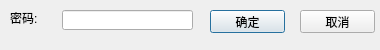
<?xml version="1.0" encoding="UTF-8"?>
<ui version="4.0">
 <class>InputPasswordDialog</class>
 <widget class="QDialog" name="InputPasswordDialog">
  <property name="geometry">
   <rect>
    <x>0</x>
    <y>0</y>
    <width>380</width>
    <height>50</height>
   </rect>
  </property>
  <property name="windowTitle">
   <string>Dialog</string>
  </property>
  <widget class="QLabel" name="labelPwd">
   <property name="geometry">
    <rect>
     <x>10</x>
     <y>10</y>
     <width>41</width>
     <height>16</height>
    </rect>
   </property>
   <property name="text">
    <string>密码:</string>
   </property>
  </widget>
  <widget class="QLineEdit" name="linePwd">
   <property name="geometry">
    <rect>
     <x>62</x>
     <y>10</y>
     <width>131</width>
     <height>20</height>
    </rect>
   </property>
   <property name="echoMode">
    <enum>QLineEdit::Password</enum>
   </property>
  </widget>
  <widget class="QPushButton" name="btnOk">
   <property name="geometry">
    <rect>
     <x>210</x>
     <y>10</y>
     <width>75</width>
     <height>23</height>
    </rect>
   </property>
   <property name="text">
    <string>确定</string>
   </property>
  </widget>
  <widget class="QPushButton" name="btnCancel">
   <property name="geometry">
    <rect>
     <x>300</x>
     <y>10</y>
     <width>75</width>
     <height>23</height>
    </rect>
   </property>
   <property name="text">
    <string>取消</string>
   </property>
  </widget>
 </widget>
 <tabstops>
  <tabstop>linePwd</tabstop>
  <tabstop>btnOk</tabstop>
  <tabstop>btnCancel</tabstop>
 </tabstops>
 <resources/>
 <connections/>
</ui>
